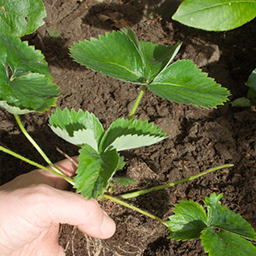
#> input picture ML/test_sample.jpg, 256 x 256 px
$ python resize_images.py 100 100 ../ML out
#> lines starting #> are read from the running program, lines starting #| are printed output that depends on the picture
import sys
import os
import numpy as np
from os import walk
import cv2

# python resize_images.py width height input_dir output_dir
width = int(sys.argv[1])
height = int(sys.argv[2])
input_dir = sys.argv[3]
out_dir = sys.argv[4]

if len(sys.argv) > 5:
    print("Too many arguments - " + str(len(sys.argv)) +
          " specify width, height, input directory and output directory.")
    sys.exit(0)

if len(sys.argv) < 5:
    print("Not enough arguments - " + str(len(sys.argv)) +
          " specify width, height, input directory and output directory.")
    sys.exit(0)

print("Working...")
images = []
ext = (".jpeg", ".jpg", ".png")

for (dirpath, dirnames, filenames) in walk(input_dir):
    for filename in filenames:
        if filename.endswith(ext):
            images.append(os.path.join(dirpath, filename))

for image in images:
    img = cv2.imread(image, cv2.IMREAD_UNCHANGED)
#> img is the input picture: shape (256, 256, 3); mean B, G, R 66.6, 106.4, 103.7

    h, w = img.shape[:2]
#> h = 256; w = 256
    pad_bottom, pad_right = 0, 0
    ratio = w / h
#> ratio = 1

    if h > height or w > width:
        print('shrinking')
        interp = cv2.INTER_AREA
    else:
        print('stretching')
        interp = cv2.INTER_CUBIC

    w = width
    h = round(w / ratio)
#> h = 100
    if h > height:
        h = height
        w = round(h * ratio)
    pad_bottom = abs(height - h)
#> pad_bottom = 0
    pad_right = abs(width - w)

    scaled_img = cv2.resize(img, (w, h), interpolation=interp)
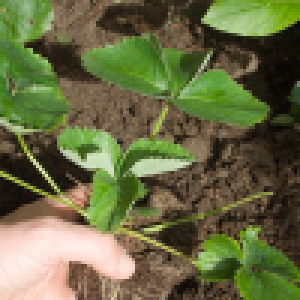
#> scaled_img: shape (100, 100, 3) (shown 3 times larger); mean B, G, R 66.6, 106.4, 103.7
    padded_img = cv2.copyMakeBorder(
        scaled_img, 0, pad_bottom, 0, pad_right, borderType=cv2.BORDER_CONSTANT, value=[0, 0, 0])

    if not cv2.imwrite(os.path.join(out_dir, os.path.basename(image)), padded_img):
        raise Exception("Could not write image")
    else:
        print('Written')

print("Completed!")
